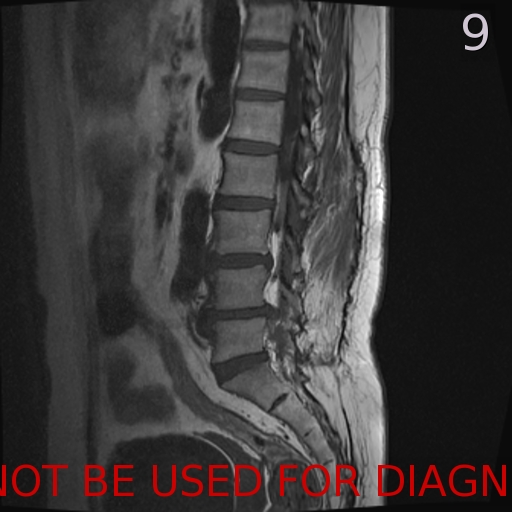
#> input picture test_images/1_1_9.jpg, 512 x 512 px
$ python Crop.py   (older library calls are emulated)
#> lines starting #> are read from the running program, lines starting #| are printed output that depends on the picture
import numpy as np
import os
from os.path import isfile, join
from os import listdir
import scipy.misc as misc
import cv2
from PIL import Image
imagepath = "./test_images/1_1_9.jpg"
maskpath = "./Label/1_1_9.png"
img = cv2.imread(imagepath,0)
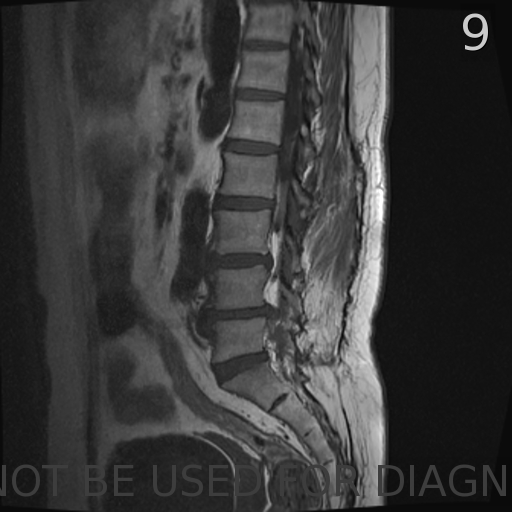
#> img: shape (512, 512); min 0, max 255, mean 57.1
def find_next(point1,point2):
    x1, y1 = point1[0], point1[1]
    x2, y2 = point2[0], point2[1]
    d = np.sqrt((y2 - y1)*(y2 - y1) + (x2 - x1)*(x2 - x1))
    if x2 == x1:
        y3 = y2
        x3 = x2 + d
        return (int(x3),int(y3))
    k = (y2 - y1 + 0.0) / (x2 - x1 + 0.0)
    y31 = y2 - np.sqrt(d*d / (k*k+1))
    y32 = y2 + np.sqrt(d*d / (k*k+1))
    x31 = np.sqrt(d*d-(y31-y2)*(y31-y2)) + x2
    x32 = np.sqrt(d*d-(y32-y2)*(y32-y2))+x2
    point31 = (int(x31),int(y31))
    point32 = (int(x32),int(y32))
    if x2 < x1:
        return point32
    if x2 > x1:
        return point31


def find_square(img, point1, point2):
    #img is grayscale
    mask = np.zeros_like(img) # Create mask where white is what we want, black otherwise
    point3 = find_next(point1,point2)
    cv2.line(mask, point1, point2, 255, thickness=2)
    cv2.line(mask, point2, point3, 255, thickness=2)
    dx = point2[0] - point3[0]
    dy = point2[1] - point3[1]
    point4 = (point1[0] - dx, point1[1] - dy)
    cv2.line(mask, point3, point4, 255, thickness=2)
    cv2.line(mask, point1, point4, 255, thickness=2)
    contours, hierarchy = cv2.findContours(mask,cv2.RETR_EXTERNAL,cv2.CHAIN_APPROX_NONE)
    cv2.drawContours(mask, contours, 0, 255, -1) # Draw filled contour in mask
    out = np.zeros_like(img) # Extract out the object and place into output image
    out[mask == 255] = img[mask == 255]
    angle = np.arctan2((point2[0] - point1[0] + 0.0), (point2[1] - point1[1] + 0.0)) * 180 / np.pi
    angle = np.absolute(angle)

    return out, point3, angle
'''
point1 = (100,100)
point2 = (80,300)
find_square(img,point1,point2)
'''

$ run again, with test_images/1_1_1.jpg copied over test_images/1_1_9.jpg
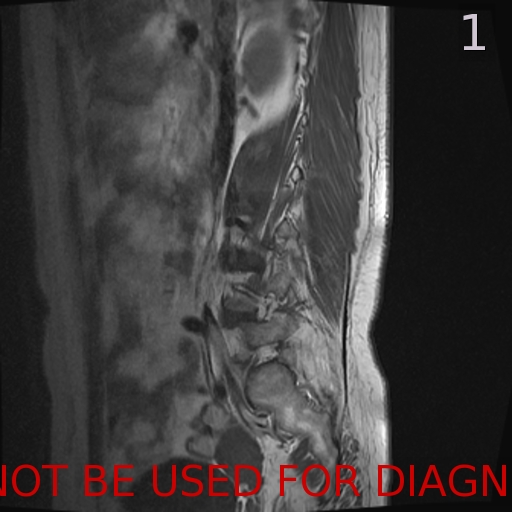
#> input picture test_images/1_1_1.jpg, 512 x 512 px
#> `img = cv2.imread(imagepath,0)`:
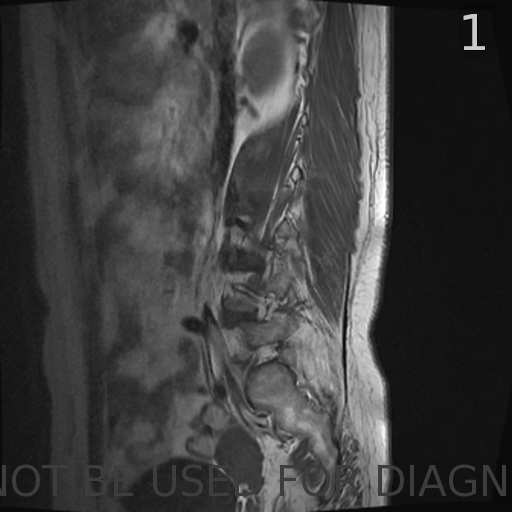
#> img: shape (512, 512); min 0, max 255, mean 61.4

$ run again, with test_images/1_1_11.jpg copied over test_images/1_1_9.jpg
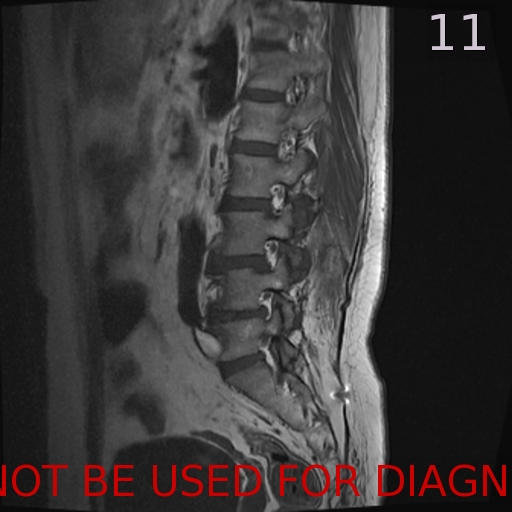
#> input picture test_images/1_1_11.jpg, 512 x 512 px
#> `img = cv2.imread(imagepath,0)`:
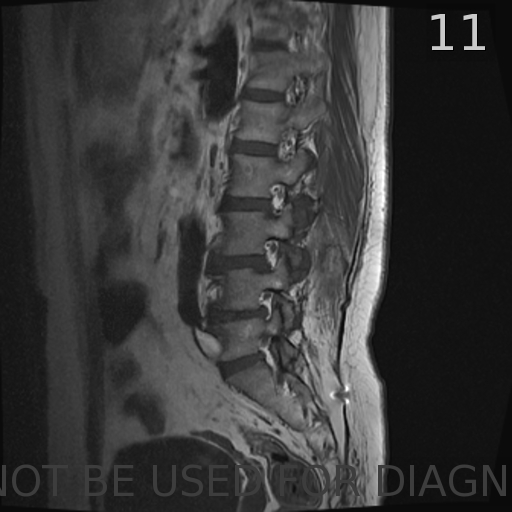
#> img: shape (512, 512); min 0, max 255, mean 57
